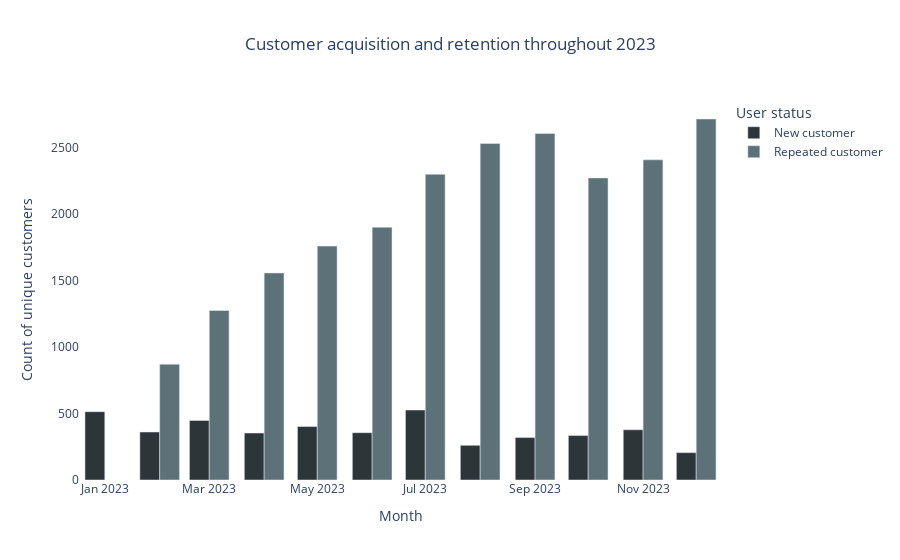

Notebook code cell kept with this figure:
### Markdown cell above
# Analyzing customers

### Code cell
monthly_customers = data.groupby(['txn_month', 'user_status'])['customerID'].nunique().reset_index()
monthly_customers['txn_month'] = monthly_customers['txn_month'].astype(str)

colors = {'New customer': '#2C3538', 'Repeated customer': '#5C7278'}

fig = px.bar(monthly_customers, 
             x='txn_month', 
             y='customerID', 
             color='user_status', 
             barmode='group',
             color_discrete_map= colors,
             labels={'txn_month': 'Month', 'customerID': 'Count of unique customers', 'user_status': 'User status'},
             title='Customer acquisition and retention throughout 2023')

fig.update_layout(
    plot_bgcolor='white',
    paper_bgcolor='white',
    title_x = 0.5
)

fig.show()

### Figure 1 — Plotly figure (JSON) as saved in the notebook; plotly's stock layout.template omitted (floating-point values rounded to 4 significant figures)
{"data": [{"alignmentgroup": "True", "hovertemplate": "User status=New customer<br>Month=%{x}<br>Count of unique customers=%{y}<extra></extra>", "legendgroup": "New customer", "marker": {"color": "#2C3538", "pattern": {"shape": ""}}, "name": "New customer", "offsetgroup": "New customer", "orientation": "v", "showlegend": true, "textposition": "auto", "type": "bar", "x": ["2023-01", "2023-02", "2023-03", "2023-04", "2023-05", "2023-06", "2023-07", "2023-08", "2023-09", "2023-10", "2023-11", "2023-12"], "xaxis": "x", "y": [514, 361, 448, 353, 402, 356, 526, 261, 319, 334, 378, 206], "yaxis": "y"}, {"alignmentgroup": "True", "hovertemplate": "User status=Repeated customer<br>Month=%{x}<br>Count of unique customers=%{y}<extra></extra>", "legendgroup": "Repeated customer", "marker": {"color": "#5C7278", "pattern": {"shape": ""}}, "name": "Repeated customer", "offsetgroup": "Repeated customer", "orientation": "v", "showlegend": true, "textposition": "auto", "type": "bar", "x": ["2023-02", "2023-03", "2023-04", "2023-05", "2023-06", "2023-07", "2023-08", "2023-09", "2023-10", "2023-11", "2023-12"], "xaxis": "x", "y": [871, 1275, 1557, 1759, 1901, 2299, 2531, 2606, 2272, 2408, 2715], "yaxis": "y"}], "layout": {"barmode": "group", "legend": {"title": {"text": "User status"}, "tracegroupgap": 0}, "paper_bgcolor": "white", "plot_bgcolor": "white", "title": {"text": "Customer acquisition and retention throughout 2023", "x": 0.5}, "xaxis": {"anchor": "y", "domain": [0, 1], "title": {"text": "Month"}}, "yaxis": {"anchor": "x", "domain": [0, 1], "title": {"text": "Count of unique customers"}}}}
